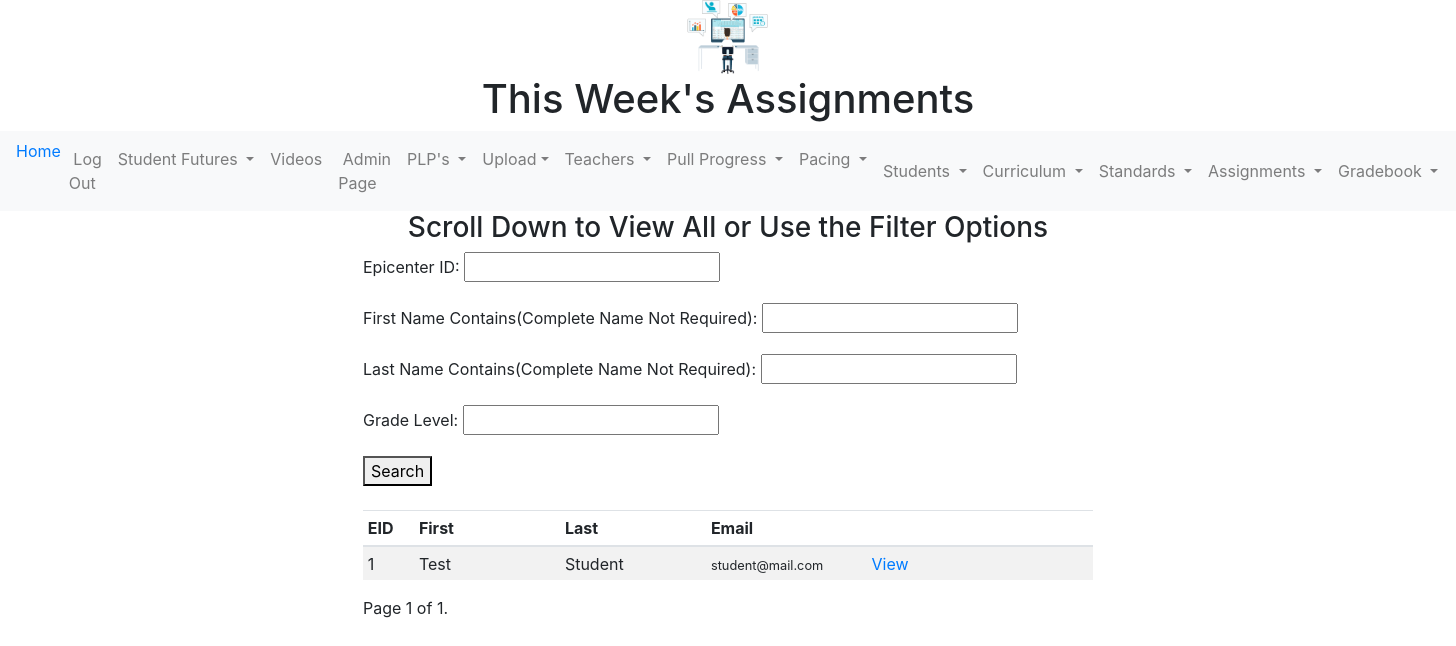
Screenshot of /see-weekly-assignment/ (signed in) with the database file from the repository.
### mygrades/models.py (models this page shows, shortened)
class Student(models.Model):
    GRADELEVEL = [
        ("PK", "Pre-K"),
        ("K", "K"),
        ("1", "1"),
        ("2", "2"),
        ("3", "3"),
        ("4", "4"),
        ("5", "5"),
        ("6", "6"),
        ("7", "7"),
        ("8", "8"),
        ("High School", "High School"),
    ]
    epicenter_id = models.CharField(
        null=False, blank=False, unique=True, max_length=10
    )
    last_name = models.CharField(null=False, max_length=50)
    first_name = models.CharField(null=False, max_length=50)
    email = models.EmailField(null=False, max_length=120)
    phone_number = models.CharField(null=False, max_length=50)
    additional_email = models.EmailField(max_length=120, null=True)
    additional_phone_number = models.CharField(max_length=20, null=True)
    grade = models.CharField(max_length=20, choices=GRADELEVEL, null=False)
    curriculum = models.ForeignKey('curriculum', null=True, blank=True, on_delete=models.SET_NULL)
    teacher_email = models.CharField(max_length=75, null=False)
    birthdate = models.DateField(max_length=30, null=True)
    goog_calendar = models.CharField(max_length=200, null=True)

### mygrades/views.py (the view)
# urls.py: path("see-weekly-assignment/", see_weekly_home, name="see_weekly_home"),
@login_required
def see_weekly_home(request):
    my_title = "This Week's Assignments"
    if request.user.groups.filter(name="Student").count() > 0: # student is viewing
        student = get_object_or_404(Student, email=request.user.email)
        return redirect(reverse("see_weekly_detail", args=[student.pk]))
    if request.user.groups.filter(name="Owner").count() > 0:
        qs = Student.objects.all()
    else:
        qs = Student.objects.filter(teacher_email=request.user.email)
    student_filter = StudentFilter(request.GET, queryset=qs)
    p = Paginator(student_filter.qs, 10)
    page = request.GET.get('page',1)
    object_list = p.get_page(page)
    template_name = "student_weekly_home.html"
    context = {"object_list": object_list, "filter": student_filter, "title": my_title}
    return render(request, template_name, context)

### mygrades/templates/student_weekly_home.html (shortened to what this page needs)
{% extends "base.html" %}
{% block content %}
<h3 align="center"> Scroll Down to View All or Use the Filter Options </h3>
<form method="get">
    {{ filter.form.as_p }}
    <button type="submit">Search</button>
</form>
<br/>
<table class="table table-sm table-striped">
<thead>
<tr>
  <th style="width: 7%">EID</th>
  <th style="width: 20%">First</th>
  <th style="width: 20%">Last</th>
  <th style="width: 22%">Email</th>
  <th></th>
</tr>
<thead>
<tbody>
{% for object in object_list %}
{% include 'student_weekly_home_inline.html'%}
{% endfor %}
</tbody>
</table>
<div class="pagination">
    <span class="step-links">
        <span class="current">
            Page {{ object_list.number }} of {{ object_list.paginator.num_pages }}.
        </span>
    </span>
</div>
{% endblock %}

### mygrades/templates/student_weekly_home_inline.html
<tr>
    <td>{{ object.epicenter_id }}</td><td>{{ object.first_name }}</td><td>{{ object.last_name }}</td><td><small>{{ object.email }}</small></td><td><a href='{% if not late_view %}{% url "see_weekly_detail" object.pk %}{% else %}{% url "see_late_detail" object.pk %}{% endif %}'>View</a></td>
</tr>

### rows the page displays
Student: epicenter_id "1", first_name "Test", last_name "Student", email "student@mail.com"

### other values shown
{{ title }} "This Week's Assignments"
{{ object_list.number }} "1"
{{ object_list.paginator.num_pages }} "1"
